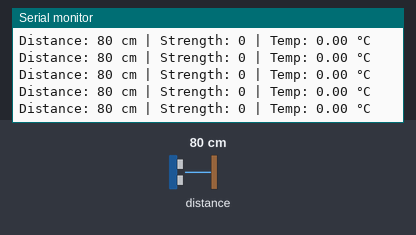
The sketch below on a simulated Arduino Mega 2560, built with avr-gcc and run on an emulated ATmega2560. On the bench: the last lines printed to the serial monitor. Inputs (shaded band) come from the test bench; at power-on: distance to the obstacle 80 cm.

Above: at 1.2 s.
1.3 s: distance to the obstacle set to 2 cm
At 1.45 s:
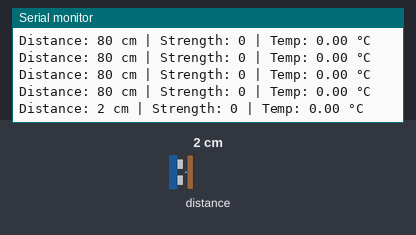
2.8 s: distance to the obstacle set to 4 cm
At 2.9 s:
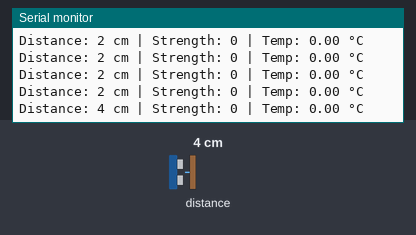
Timing chart, 0 to 5.8 s (numbered marks = the images above; inputs shaded):
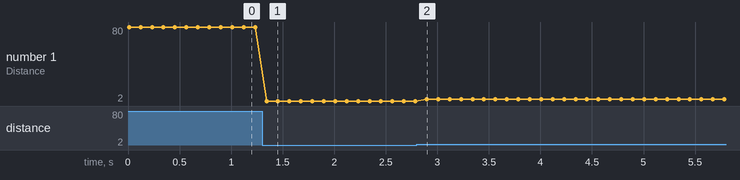

Measured:
- after the input at 1.3 s, the serial monitor: prints a new line at once (image 1)
- after the input at 2.8 s, the serial monitor: prints a new line after 0.10 s (image 2)
- plotted number 1: 80 → 2 after the input at 1.3 s, 2 → 4 after the input at 2.8 s

The sketch:

tfminiArdui.ino
```cpp
#include <TFMPlus.h>

// Initialize the TFMPlus object
TFMPlus tfmP;

void setup() {
  // Serial Monitor for debugging
  Serial.begin(115200);

  // Initialize Hardware Serial 1 (Pins 19 RX, 18 TX) for the sensor
  Serial1.begin(115200);

  // Pass the Hardware Serial 1 port to the TFmini Plus library
  tfmP.begin(&Serial1);

  Serial.println("TFmini Plus Arduino Mega setup complete...");
}

void loop() {
  int16_t dist = 0;
  int16_t flux = 0;
  int16_t temp = 0;

  // Check if data is available from the sensor
  if (tfmP.getData(dist, flux, temp)) {
    Serial.print("Distance: ");
    Serial.print(dist);
    Serial.print(" cm | Strength: ");
    Serial.print(flux);
    Serial.print(" | Temp: ");
    Serial.print(temp / 100.0);
    Serial.println(" °C");
  }

  delay(100);
}
```
